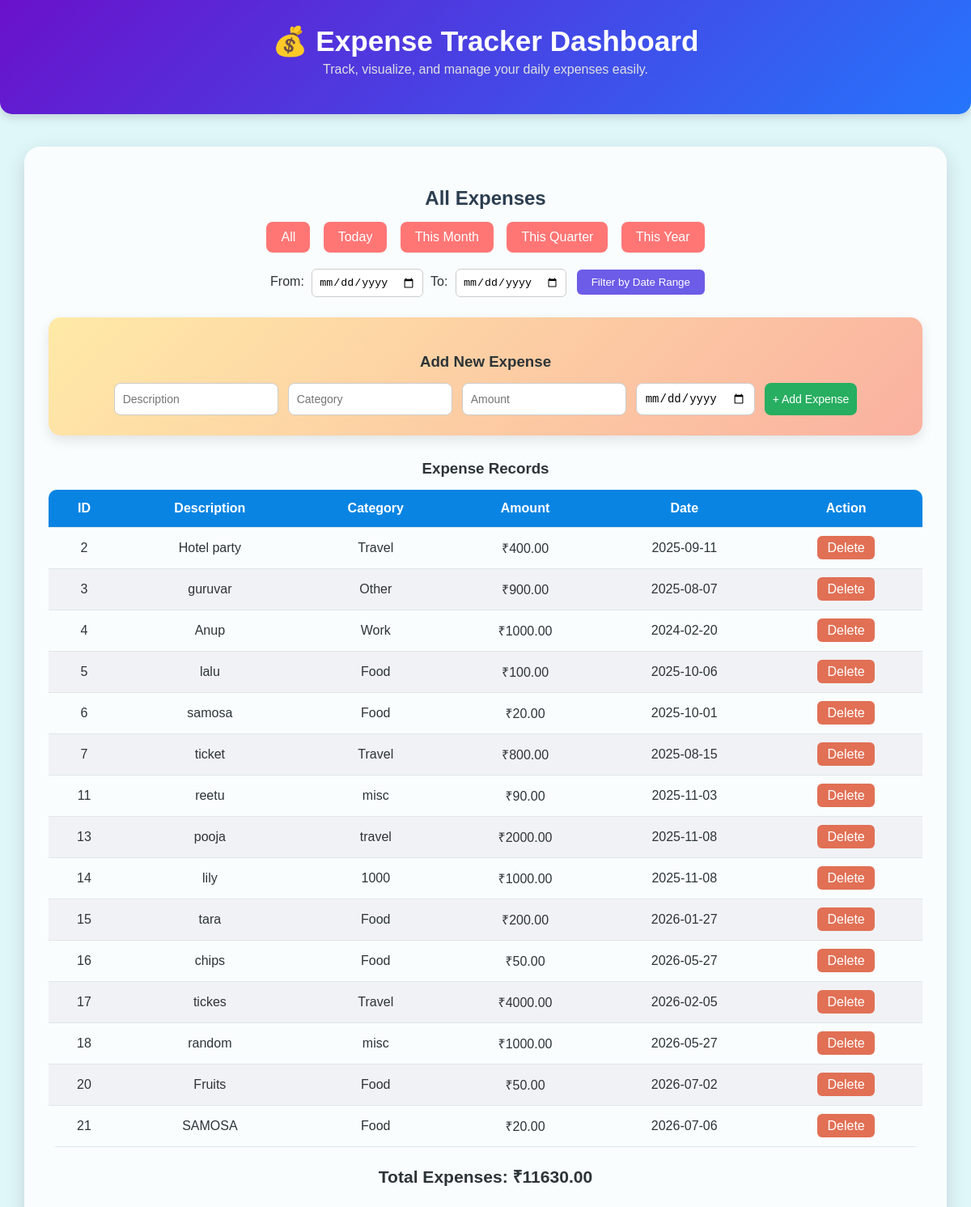
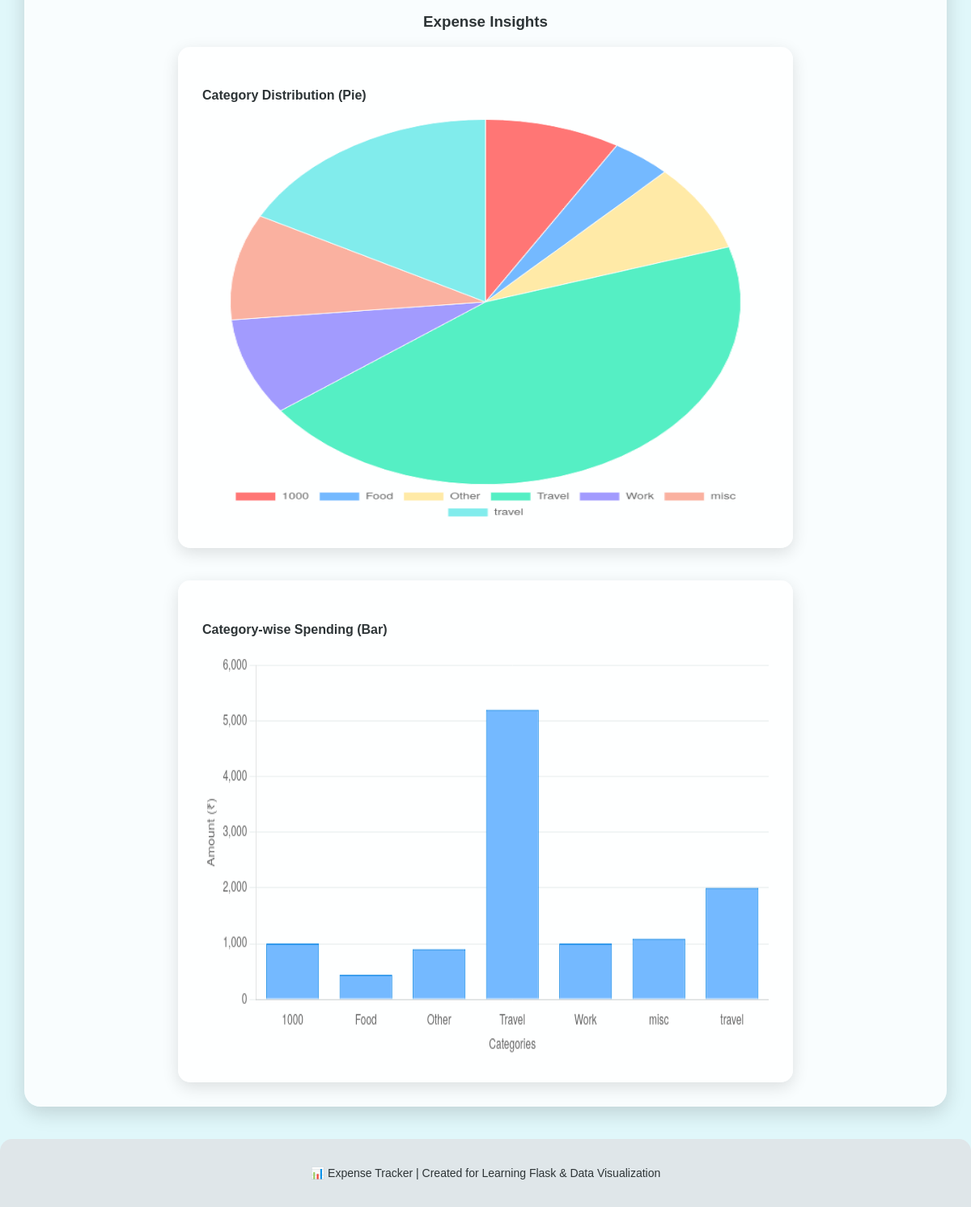
The page / on the database its author committed (2 pictures, top to bottom).
### tables this page shows
CREATE TABLE expenses (
            id INTEGER PRIMARY KEY AUTOINCREMENT,
            description TEXT NOT NULL,
            category TEXT NOT NULL,
            amount REAL NOT NULL,
            date TEXT NOT NULL
        );

### app.py (the view)
@app.route('/')
def index():
    conn = sqlite3.connect("expenses.db")
    cur = conn.cursor()
    cur.execute("SELECT * FROM expenses ORDER BY id asc")
    expenses = cur.fetchall()
    total = sum([row[3] for row in expenses])
    conn.close()
    return render_template("index.html", expenses=expenses, total=total, title="All Expenses")

### templates/index.html (shortened to what this page needs)
<!DOCTYPE html>
<html lang="en">
<head>
  <link rel="stylesheet" href="{{ url_for('static', filename='style.css') }}">
</head>
<body>
  <header>
    <h1>💰 Expense Tracker Dashboard</h1>
    <p>Track, visualize, and manage your daily expenses easily.</p>
  </header>
  <div class="container">
    <section class="filters-section">
      {% if title %}
        <h2>{{ title }}</h2>
      {% else %}
        <h2>All Expenses Overview</h2>
      {% endif %}
      <div class="filters">
        <a href="/">All</a>
        <a href="/filter?type=day">Today</a>
        <a href="/filter?type=month">This Month</a>
        <a href="/filter?type=quarter">This Quarter</a>
        <a href="/filter?type=year">This Year</a>
      </div>
      <form class="date-filter" action="/filter" method="POST">
        <label>From:</label>
        <input type="date" name="from_date" required>
        <label>To:</label>
        <input type="date" name="to_date" required>
        <button type="submit">Filter by Date Range</button>
      </form>
    </section>
    <section class="add-expense">
      <h3>Add New Expense</h3>
      <form class="add-form" action="/add" method="POST">
        <input type="text" name="description" placeholder="Description" required>
        <input type="text" name="category" placeholder="Category" required>
        <input type="number" name="amount" placeholder="Amount" step="0.01" required>
        <input type="date" name="date">
        <button type="submit">+ Add Expense</button>
      </form>
    </section>
    <section class="table-section">
      <h3>Expense Records</h3>
      <table>
        <thead>
          <tr>
            <th>ID</th>
            <th>Description</th>
            <th>Category</th>
            <th>Amount</th>
            <th>Date</th>
            <th>Action</th>
          </tr>
        </thead>
        <tbody>
          {% for expense in expenses %}
            <tr>
              <td>{{ expense[0] }}</td>
              <td>{{ expense[1] }}</td>
              <td>{{ expense[2] }}</td>
              <td>₹{{ "%.2f"|format(expense[3]) }}</td>
              <td>{{ expense[4] }}</td>
              <td><a href="/delete/{{ expense[0] }}" class="delete-btn">Delete</a></td>
            </tr>
          {% else %}
            <tr>
              <td colspan="6" class="no-data">No expenses found.</td>
            </tr>
          {% endfor %}
        </tbody>
      </table>
      <div class="total">
        <h3>Total Expenses: ₹{{ "%.2f"|format(total) }}</h3>
      </div>
    </section>
    <section class="chart-section">
      <h3>Expense Insights</h3>
      <div class="chart-container">
        <div class="chart-box">
          <h4>Category Distribution (Pie)</h4>
          <canvas id="expensePie"></canvas>
        </div>
        <div class="chart-box">
          <h4>Category-wise Spending (Bar)</h4>
          <canvas id="expenseBar"></canvas>
        </div>
      </div>
    </section>
  </div>
  <footer>
    <p>📊 Expense Tracker | Created for Learning Flask & Data Visualization</p>
  </footer>
  <script>
    fetch('/chart-data')
      .then(res => res.json())
      .then(data => {
        const colors = [
          '#ff7675', '#74b9ff', '#ffeaa7',
          '#55efc4', '#a29bfe', '#fab1a0',
          '#81ecec', '#fd79a8'
        ];
        // Pie Chart
        new Chart(document.getElementById('expensePie'), {
          type: 'pie',
          data: {
            labels: data.labels,
            datasets: [{
              data: data.values,
              backgroundColor: colors,
              borderWidth: 1,
              borderColor: '#fff',
            }]
          },
          options: {
            responsive: true,
            plugins: {
              legend: { position: 'bottom' },
              title: { display: false }
            }
          }
        });
        // Bar Chart
        new Chart(document.getElementById('expenseBar'), {
          type: 'bar',
          data: {
            labels: data.labels,
            datasets: [{
              label: 'Total Amount (₹)',
              data: data.values,
              backgroundColor: '#74b9ff',
              borderColor: '#0984e3',
              borderWidth: 1
            }]
          },
          options: {
            responsive: true,
            scales: {
              y: {
                beginAtZero: true,
                title: { display: true, text: 'Amount (₹)' },
                grid: { color: '#ecf0f1' }
              },
              x: {
                title: { display: true, text: 'Categories' },
                grid: { display: false }
              }
            },
            plugins: {
              legend: { display: false },
              tooltip: {
                callbacks: {
                  label: (ctx) => `₹${ctx.parsed.y.toFixed(2)}`
                }
              }
            }
          }
        });
      });
  </script>
</body>
</html>

### static/style.css (style rules this page uses)
body { font-family: "Poppins", sans-serif; margin: 0; color: #2d3436; background: #e0f7fa; }
header { background: linear-gradient(135deg, #6a11cb, #2575fc); color: white; text-align: center; padding: 30px 10px; box-shadow: 0 4px 12px rgba(0, 0, 0, 0.15); border-bottom-left-radius: 15px; border-bottom-right-radius: 15px; }
header h1 { margin: 0; font-size: 2.2rem; }
header p { margin-top: 5px; font-size: 1rem; color: #e0e0e0; }
.container { width: 90%; max-width: 1150px; margin: 40px auto; background: #ffffffcc; border-radius: 20px; padding: 30px; box-shadow: 0 8px 25px rgba(0,0,0,0.15); }
.filters-section h2 { text-align: center; color: #2c3e50; margin-bottom: 15px; }
.filters { text-align: center; margin-bottom: 20px; }
.filters a { display: inline-block; background: #ff7675; color: white; padding: 10px 18px; margin: 0 6px; border-radius: 8px; text-decoration: none; font-weight: 500; transition: 0.3s; }
.date-filter { text-align: center; margin: 15px 0 25px; }
.date-filter label { margin: 0 5px; font-weight: 500; }
.date-filter input { padding: 8px; border: 1px solid #ccc; border-radius: 6px; }
.date-filter button { padding: 8px 18px; background: #6c5ce7; color: white; border: none; border-radius: 6px; cursor: pointer; margin-left: 8px; transition: 0.3s; }
.add-expense { background: linear-gradient(135deg, #ffeaa7, #fab1a0); border-radius: 15px; padding: 25px; margin-bottom: 30px; box-shadow: 0 6px 15px rgba(0,0,0,0.1); }
.add-expense h3 { text-align: center; margin-bottom: 15px; }
.add-form { display: flex; flex-wrap: wrap; justify-content: center; gap: 12px; }
.add-form input, .add-form button { padding: 10px; border-radius: 8px; border: 1px solid #ccc; font-size: 14px; }
.add-form button { background: #27ae60; color: white; border: none; cursor: pointer; font-weight: 500; transition: 0.3s; }
.table-section h3 { text-align: center; margin-bottom: 15px; color: #2d3436; }
table { width: 100%; border-collapse: collapse; border-radius: 10px; overflow: hidden; }
thead { background: #0984e3; color: white; }
th, td { padding: 14px; text-align: center; border-bottom: 1px solid #dfe6e9; }
tbody tr:nth-child(even) { background: #f1f2f6; }
.delete-btn { background: #e17055; color: white; padding: 6px 12px; border-radius: 6px; text-decoration: none; font-weight: 500; transition: 0.3s; }
.total { text-align: right; margin-top: 20px; font-size: 18px; font-weight: bold; color: #2c3e50; }
.chart-section h3 { text-align: center; margin-top: 40px; color: #2d3436; }
.chart-container { display: flex; justify-content: center; flex-wrap: wrap; gap: 40px; margin-top: 20px; }
.chart-box { width: 700px; background: #ffffffdd; border-radius: 15px; padding: 30px; box-shadow: 0 6px 20px rgba(0,0,0,0.12); }
.chart-box h4 { color: #2d3436; margin-bottom: 20px; }
canvas { width: 100% !important; height: 500px !important; }
footer { text-align: center; padding: 20px; font-size: 14px; color: #2d3436; background-color: #dfe6e9; margin-top: 40px; border-top-left-radius: 15px; border-top-right-radius: 15px; }

### rows shown on the page
expenses: id "2", description "Hotel party", category "Travel", amount "400.00", date "2025-09-11"
expenses: id "3", description "guruvar", category "Other", amount "900.00", date "2025-08-07"
expenses: id "4", description "Anup", category "Work", amount "1000.00", date "2024-02-20"
expenses: id "5", description "lalu", category "Food", amount "100.00", date "2025-10-06"
expenses: id "6", description "samosa", category "Food", amount "20.00", date "2025-10-01"
expenses: id "7", description "ticket", category "Travel", amount "800.00", date "2025-08-15"
expenses: id "11", description "reetu", category "misc", amount "90.00", date "2025-11-03"
expenses: id "13", description "pooja", category "travel", amount "2000.00", date "2025-11-08"
expenses: id "14", description "lily", category "1000", amount "1000.00", date "2025-11-08"
expenses: id "15", description "tara", category "Food", amount "200.00", date "2026-01-27"
expenses: id "16", description "chips", category "Food", amount "50.00", date "2026-05-27"
expenses: id "17", description "tickes", category "Travel", amount "4000.00", date "2026-02-05"
expenses: id "18", description "random", category "misc", amount "1000.00", date "2026-05-27"
expenses: id "20", description "Fruits", category "Food", amount "50.00", date "2026-07-02"
expenses: id "21", description "SAMOSA", category "Food", amount "20.00", date "2026-07-06"

### other values the page prints
{{ title }} "All Expenses"
{{ "%.2f"|format(total) }} "11630.00"
